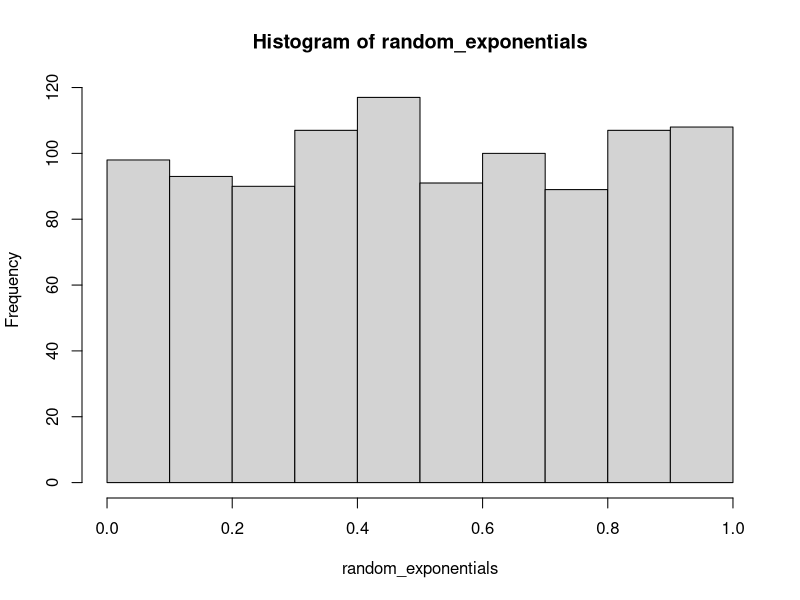
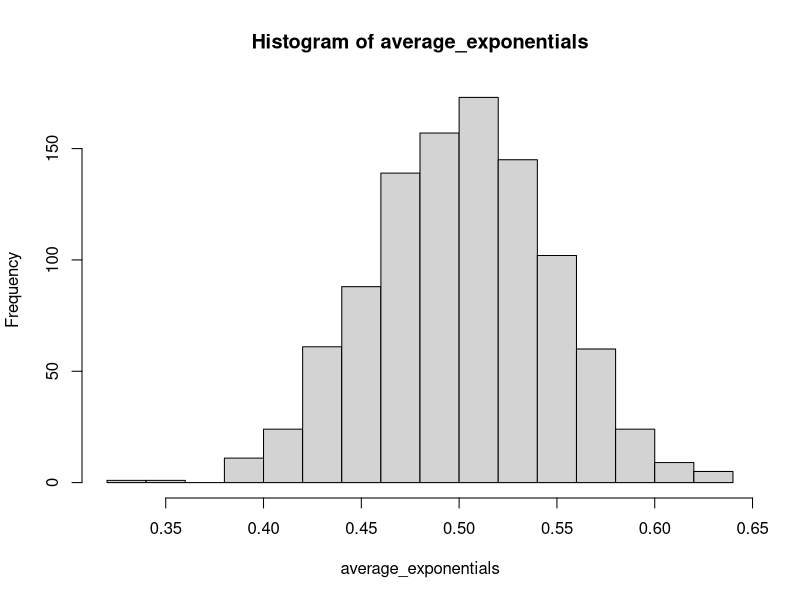
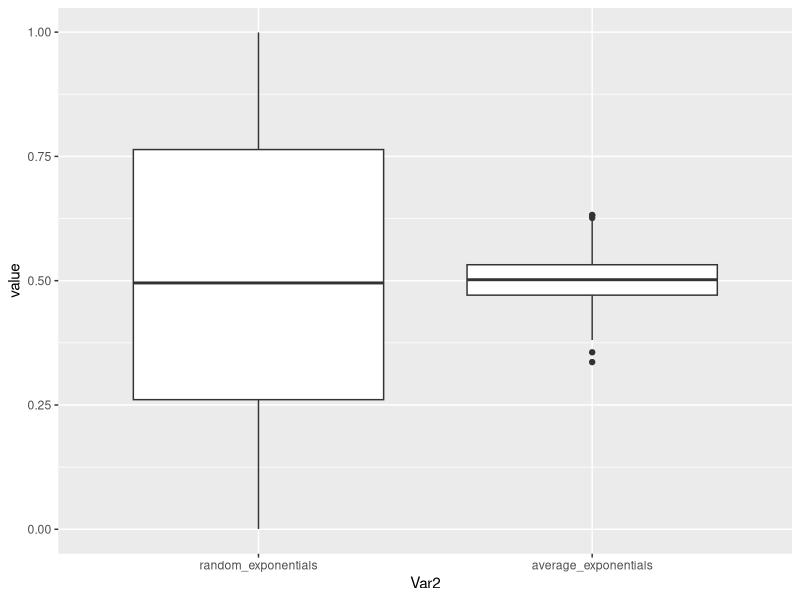
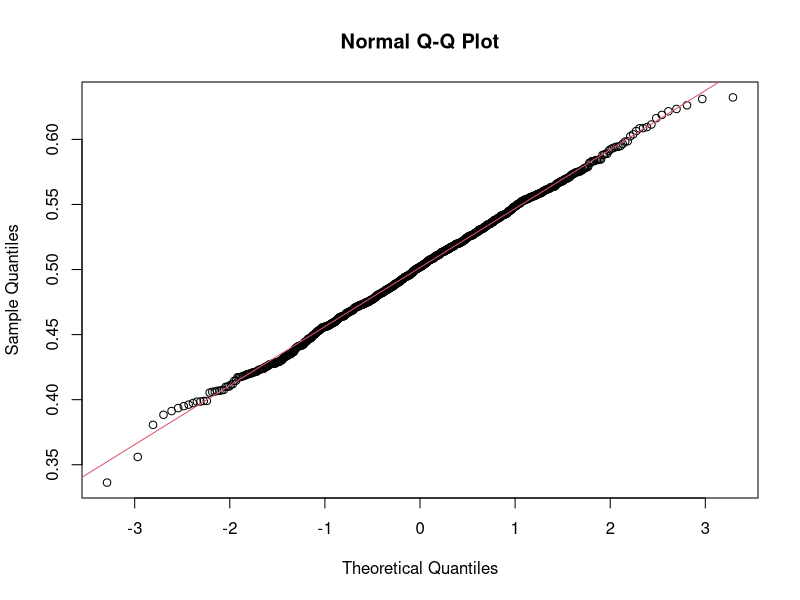

Here is the R script that generated these plots, in order:
## ---- chunk 1
#install.packages("tinytex")
library(tidyverse)
## ---- chunk 2
### As a motivating example, compare the distribution of 1000 random uniforms
#hist(runif(1000))
#and the distribution of 1000 averages of 40 random uniforms
#mns = NULL
#for (i in 1 : 1000) mns = c(mns, mean(runif(40)))
#hist(mns)
## ---- chunk 3
lambda <- 0.2
n <- 1000
random_exponentials <- runif(rexp(n,lambda))
hist(random_exponentials)
## ---- chunk 4
mns = NULL
n=40
for (i in 1 : 1000) mns = c(mns, mean(runif(rexp(n,lambda) )))
average_exponentials <- mns
hist(average_exponentials)
## ---- chunk 5
data_combine <- cbind(random_exponentials,average_exponentials)
## ---- chunk 6
library(reshape2)
data_combine_melt <- melt(data_combine)
head(data_combine_melt)
## ---- chunk 7
population_mean <- mean(random_exponentials)
sample_mean <- mean(average_exponentials)
sample_mean
population_mean
## ---- chunk 8
data_combine_melt %>% 
  ggplot(aes(x=Var2,y=value)) +
  geom_boxplot()
## ---- chunk 9
population_var <- var(random_exponentials)
sample_var <- var(average_exponentials)
sample_var
population_var
## ---- chunk 10
qqnorm(average_exponentials)
qqline(average_exponentials, col = 2)
## ---- chunk 11
# Test normal distribution
shapiro.test(average_exponentials)
